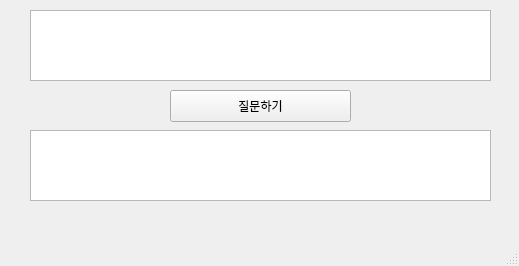
<?xml version="1.0" encoding="UTF-8"?>
<ui version="4.0">
 <class>MainWindow</class>
 <widget class="QMainWindow" name="MainWindow">
  <property name="enabled">
   <bool>true</bool>
  </property>
  <property name="geometry">
   <rect>
    <x>0</x>
    <y>0</y>
    <width>519</width>
    <height>266</height>
   </rect>
  </property>
  <property name="windowTitle">
   <string>(제목 미정)</string>
  </property>
  <widget class="QWidget" name="centralwidget">
   <widget class="QTextEdit" name="textQuestion">
    <property name="geometry">
     <rect>
      <x>30</x>
      <y>10</y>
      <width>461</width>
      <height>71</height>
     </rect>
    </property>
   </widget>
   <widget class="QTextBrowser" name="browserAnswer">
    <property name="geometry">
     <rect>
      <x>30</x>
      <y>130</y>
      <width>461</width>
      <height>71</height>
     </rect>
    </property>
    <property name="readOnly">
     <bool>true</bool>
    </property>
   </widget>
   <widget class="QPushButton" name="btn_submit">
    <property name="geometry">
     <rect>
      <x>170</x>
      <y>90</y>
      <width>181</width>
      <height>32</height>
     </rect>
    </property>
    <property name="text">
     <string>질문하기</string>
    </property>
   </widget>
  </widget>
  <widget class="QMenuBar" name="menubar">
   <property name="geometry">
    <rect>
     <x>0</x>
     <y>0</y>
     <width>519</width>
     <height>24</height>
    </rect>
   </property>
  </widget>
  <widget class="QStatusBar" name="statusbar"/>
 </widget>
 <resources/>
 <connections/>
</ui>
